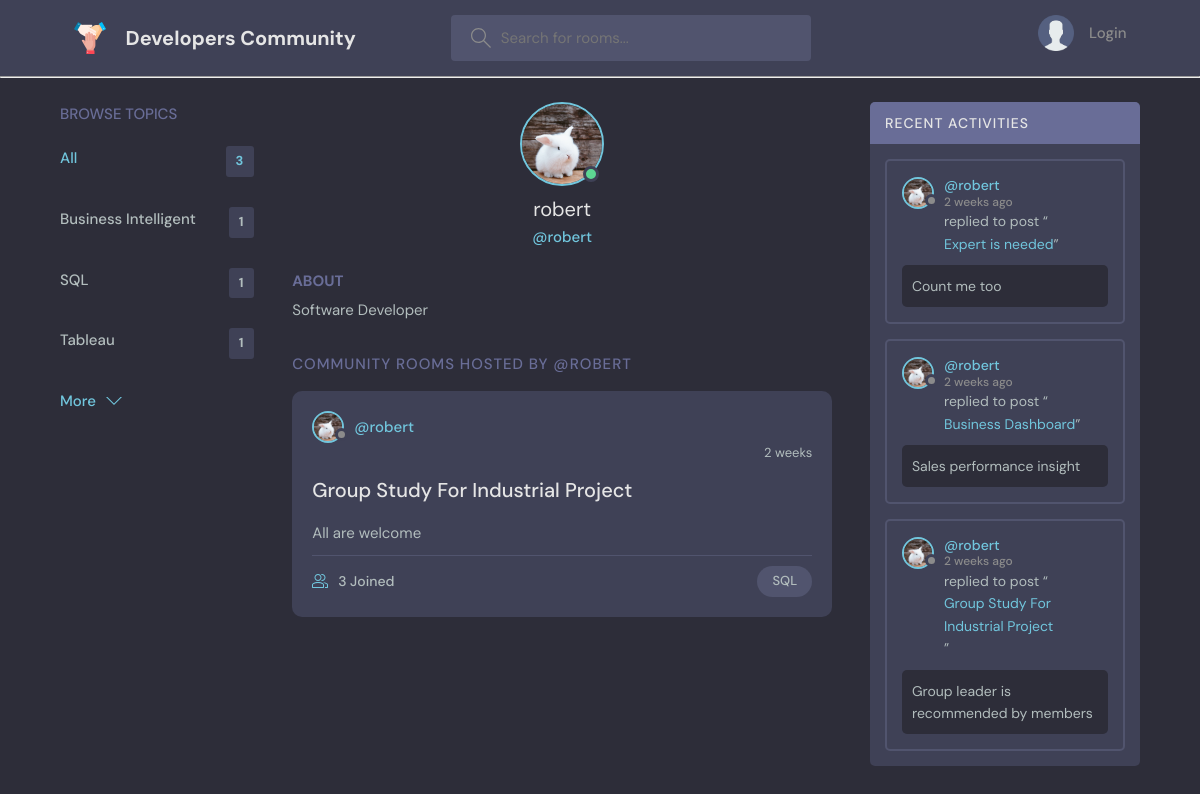
Screenshot of /profile/5/ with the database file from the repository.
### base/models.py (models this page shows, shortened)
class Topic(models.Model):
    name = models.CharField(max_length=200)

class User(AbstractUser):
    name = models.CharField(max_length=200, null=True)
    email = models.EmailField(unique=True, null=True)
    bio = models.TextField(null=True)
    avatar = models.ImageField(null=True, default="user.png")
    USERNAME_FIELD = 'email'
    REQUIRED_FIELDS = []

class Room(models.Model):
    host = models.ForeignKey(User, on_delete=models.SET_NULL, null=True)
    topic = models.ForeignKey(Topic, on_delete=models.SET_NULL, null=True)
    name = models.CharField(max_length=200)
    description = models.TextField(null=True, blank=True)
    participants = models.ManyToManyField(
        User, related_name='participants', blank=True)
    updated = models.DateTimeField(auto_now=True)
    created = models.DateTimeField(auto_now_add=True)
    class Meta:
        ordering = ['-updated','-created']
    def __str__(self):
        return self.name

class Message(models.Model):
    user = models.ForeignKey(User, on_delete=models.CASCADE)
    room = models.ForeignKey(Room, on_delete=models.CASCADE)
    body = models.TextField()
    updated = models.DateTimeField(auto_now=True)
    created = models.DateTimeField(auto_now_add=True)
    class Meta:
        ordering = ['-updated','-created']

### base/views.py (the view)
# urls.py: path('profile/<str:pk>/', views.userProfile, name="user-profile"),
def userProfile(request, pk):
    user = User.objects.get(id=pk)
    rooms = user.room_set.all()
    room_message = user.message_set.all()
    topics = Topic.objects.all()
    context = {'user': user, 'rooms': rooms,
     'room_message': room_message, 'topics': topics}
    return render(request, 'base/profile.html', context)

### base/templates/base/profile.html (shortened to what this page needs)
{% extends 'main.html' %}
{% load static %}
{% block content %}
  <main class="profile-page layout layout--3">
    <div class="container">
      {% include 'base/topics_components.html' %}
      <div class="roomList">
        <div class="profile">
          <div class="profile__avatar">
            <div class="avatar avatar--large active">
              <img src="{{user.avatar.url}}" />
            </div>
          </div>
          <div class="profile__info">
            <h3>{{user.username}}</h3>
            <p>@{{user.username}}</p>
          </div>
          <div class="profile__about">
            <h3>About</h3>
            <p>
              {{user.bio}}
            </p>
          </div>
        </div>
        <div class="roomList__header">
          <div>
            <h2>Community Rooms Hosted by @{{user.username}}</a>
            </h2>
          </div>
        </div>
        {% include 'base/feed_component.html' %}
      </div>
      {% include 'base/activity_component.html' %}
    </div>
  </main>
{% endblock content %}

### templates/main.html (shortened to what this page needs)
<!DOCTYPE html>
{% load static %}
<html lang="en">
  <head>
    <link rel="stylesheet" href="{% static 'styles/style.css' %}" />
  </head>
  <body>
    {% include 'navbar.html' %}
    {% block content %}
    {% endblock %}
  </body>
</html>

### templates/navbar.html (shortened to what this page needs)
{% load static %}
<header class="header header--loggedIn">
    <div class="container">
      <a href="{% url 'home' %}" class="header__logo">
        <img src="{% static 'images/united.png' %}" />
        <h1>Developers Community</h1>
      </a>
      <form class="header__search" method="GET" action="{% url 'home' %}">
        <label>
          <input name="q" placeholder="Search for rooms..." />
        </label>
      </form>
      <nav class="header__menu">
        {% if request.user.is_authenticated %}
        <div class="header__user">
          <a href="{% url 'update-user' %}">
            <div class="avatar avatar--medium active">
              <img src="{{request.user.avatar.url}}" />
            </div>
            <p>{{request.user.username}} <span>@{{request.user.username}}</span></p>
          </a>
          <button class="dropdown-button">
            <svg version="1.1" xmlns="http://www.w3.org/2000/svg" width="32" height="32" viewBox="0 0 32 32">
              <title>chevron-down</title>
              <path d="M16 21l-13-13h-3l16 16 16-16h-3l-13 13z"></path>
            </svg>
          </button>
        </div>
        {% else%}
        <a href="{% url 'login' %}">
          <img src="{% static 'images/user.png' %}" />
          <p>Login</p>
        </a>
        {% endif %}
      </nav>
    </div>
  </header>
<hr>

### base/templates/base/topics_components.html
<div class="topics">
    <div class="topics__header">
      <h2>Browse Topics</h2>
    </div>
    <ul class="topics__list">
      <li>
        <a href="{% url 'home' %}" class="active">All <span>{{topics.count}}</span></a>
      </li>
      {% for topic in topics %}
      <li>
        <a href="{% url 'home'%}?q={{topic.name}}">{{topic.name}}<span>{{topic.room_set.all.count}}</span></a>
      </li>
      {% endfor %}
    </ul>
    <a class="btn btn--link" href="{% url 'topics' %}">
      More
      <svg version="1.1" xmlns="http://www.w3.org/2000/svg" width="32" height="32" viewBox="0 0 32 32">
        <title>chevron-down</title>
        <path d="M16 21l-13-13h-3l16 16 16-16h-3l-13 13z"></path>
      </svg>
    </a>
  </div>

### base/templates/base/feed_component.html (shortened to what this page needs)
{% load static %}
    {% for room in rooms %}
    <div class="roomListRoom">
        <div class="roomListRoom__header">
          <a href="{% url 'user-profile' room.host.id %}" class="roomListRoom__author">
            <div class="avatar avatar--small">
              <img src="{{room.host.avatar.url}}" />
            </div>
            <span>@{{room.host.username}}</span>
          </a>
        </div>
        <div align="right" style="font-size:13px">
        <span>{{room.created|timesince}}</span>
        </div>
        <div class="roomListRoom__content">
          <a href="{% url 'room' room.id %}">{{room.name}}</a>
          <p>
            {{room.description}}
          </p>
        </div>
        <div class="roomListRoom__meta">
          <a href="{% url 'room' room.id %}" class="roomListRoom__joined">
            {{room.participants.all.count}} Joined
          </a>
          <p class="roomListRoom__topic">{{room.topic.name}}</p>
        </div>
    </div>
    {% endfor %}

### base/templates/base/activity_component.html (shortened to what this page needs)
{% load static %}
<div class="activities">
    <div class="activities__header">
      <h2>Recent Activities</h2>
    </div>
    {% for message in room_message %}
    <div>
    <div class="activities__box">
      <div class="activities__boxHeader roomListRoom__header">
        <a href="{% url 'user-profile' message.user.id %}" class="roomListRoom__author">
          <div class="avatar avatar--small">
            <img src="{{message.user.avatar.url}}"/>
          </div>
          <p>
            @{{message.user.username}}
            <span>{{message.created|timesince}} ago</span>
          </p>
        </a>
    </div>
    <div class="activities__boxContent">
        <p>replied to post “<a href="{% url 'room' message.room.id %}">{{message.room}}</a>”</p>
        <div class="activities__boxRoomContent">
          {{message.body}}
        </div>
    </div>
    </div>
    {% endfor %}
</div>

### rows the page displays
Topic: name "Business Intelligent", room_set.all.count "1"
Topic: name "SQL", room_set.all.count "1"
Topic: name "Tableau", room_set.all.count "1"
User: avatar (picture), username "robert", bio "Software Developer", username "ROBERT"
Room: host.avatar (picture), host.username "robert", created "2 weeks", name "Group Study For Industrial Project", description "All are welcome", participants.all.count "3", topic.name "SQL"
Message: user.avatar (picture), user.username "robert", created "2 weeks", room "Expert is needed", body "Count me too"
Message: user.avatar (picture), user.username "robert", created "2 weeks", room "Business Dashboard", body "Sales performance insight"
Message: user.avatar (picture), user.username "robert", created "2 weeks", room "Group Study For Industrial Project", body "Group leader is recommended by members"

### other values shown
{{ topics.count }} "3"
